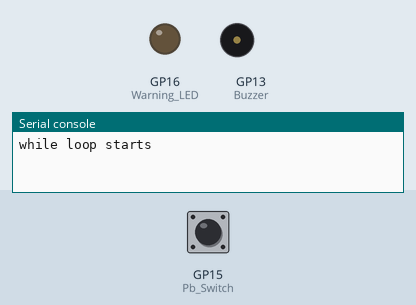
Bench run of a program on a simulated Raspberry Pi Pico running MicroPython. On the bench: output pins drawn as LEDs (lit = HIGH), buzzer (waves = sounding), the last lines printed to the serial console. Inputs (shaded band) come from the test bench; at power-on: GP15 (Pb_Switch) LOW.

Above: at 1.2 s.
1.3 s: GP15 (Pb_Switch) pulled HIGH for 0.15 s
At 1.37 s:
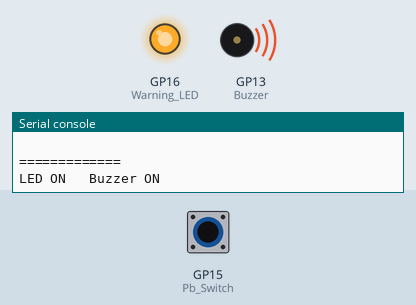
2.9 s: GP15 (Pb_Switch) pulled HIGH for 3.2 s
At 6.4 s:
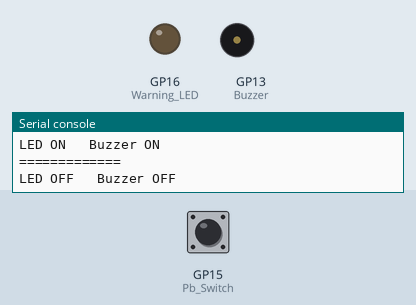
Timing chart, 0 to 7.9 s (numbered marks = the images above; inputs shaded):
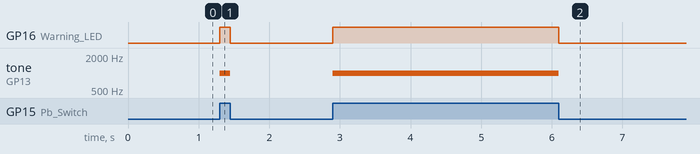

Measured:
- after the input at 1.3 s, GP16 (Warning_LED): LOW → HIGH at once, → LOW 0.15 s later; tone on GP13 (Buzzer): silent → 1000 Hz at once, → silent 0.15 s later
- after the input at 2.9 s, GP16 (Warning_LED): LOW → HIGH at once, → LOW 3.2 s later; tone on GP13 (Buzzer): silent → 1000 Hz at once, → silent 3.2 s later

The program:

interrupts_test.py
```python
# https://youtu.be/9Fio0BlMsVM
import machine
import utime
import time


Warning_LED = machine.Pin(16, machine.Pin.OUT)  # create an output pin for warning LED
Warning_LED.value(0)                            # Set it to OFF

Buzzer = machine.PWM(machine.Pin(13))
Buzzer.duty_u16(0)


def Pb_Switch_INT_wersja_gorsza(pin): # wykona sie gdy wystapi przerwanie
    global Pb_Switch_State
    Pb_Switch.irq(handler=None) # wylaczenie irq = interrupt request handler, podczas wykonywania programu w petli przerwania.
    # Oznacza to ze nie wystapi przerwanie gdy bedzie sie wykonywalo przerwanie xd

    if Pb_Switch.value() == 1: # co ma sie stac gdy przycisk jest wcisniety (podczas IRQ_RISING)
        Pb_Switch_State = 1 # update current state of switch

        # tu sie wykonuje to co ma sie stac gdy przycisk wcisniety
        Warning_LED.value(1)
        print("=============\nLED on")

    elif Pb_Switch.value() == 0: # co ma sie stac gdy przycisk nie jest wcisniety (podczas IRQ_FALLING)
        Pb_Switch_State = 0
        Warning_LED.value(0)
        print("=============\nLED off")

    # po wykonaniu wszystkiego co ma sie wykonac w petli przerwania trzeba znowu wlaczyc flage przerwania przycisku
    Pb_Switch.irq(handler=Pb_Switch_INT_wersja_gorsza)


def Pb_Switch_INT_wersja_lepsza(pin):
    global Pb_Switch_State
    Pb_Switch.irq(handler=None) # wylaczenie irq = interrupt request handler, podczas wykonywania programu w petli przerwania.
    # Oznacza to ze nie wystapi przerwanie gdy bedzie sie wykonywalo przerwanie xd

    if (Pb_Switch.value() == 1) and (Pb_Switch_State == 0): # jesli przycisk jest wcisniety i state jest na "low", wykonuje sie jezeli jest zmiana stanu przycisku
        Pb_Switch_State = 1 # update current state of switch

        # tu sie wykonuje to co ma sie stac gdy przycisk wcisniety
        Warning_LED.value(1)
        Buzzer.duty_u16(1500)
        print("=============\nLED ON\t Buzzer ON")


    elif (Pb_Switch.value() == 0) and (Pb_Switch_State == 1): # jesli przycisk jest wylaczony i state jest na "high", wykonuje sie jezeli jest zmiana stanu przycisku
        Pb_Switch_State = 0

        Warning_LED.value(0)
        Buzzer.duty_u16(0)
        print("=============\nLED OFF\t Buzzer OFF")

    # po wykonaniu wszystkiego co ma sie wykonac w petli przerwania trzeba znowu wlaczyc flage przerwania przycisku
    Pb_Switch.irq(handler=Pb_Switch_INT_wersja_lepsza)


Pb_Switch = machine.Pin(15, machine.Pin.IN, machine.Pin.PULL_DOWN) # przycisk ktory bedzie wywolywal przerwanie, pull down ustawia w stanie niskim
Pb_Switch.irq(trigger=machine.Pin.IRQ_RISING | machine.Pin.IRQ_FALLING, handler=Pb_Switch_INT_wersja_lepsza) # ustawienie co ma sie stac gdy wystapi przerwanie

Pb_Switch_State = Pb_Switch.value() # ustawienie pb_switch_state na wartosc jaka ma pb_switch przed startem programu
print(f"Pb_Switch_State = {Pb_Switch_State}")

# nieskonczona petla programu
print("while loop starts\n\n")
while True:
    utime.sleep(1)
```
